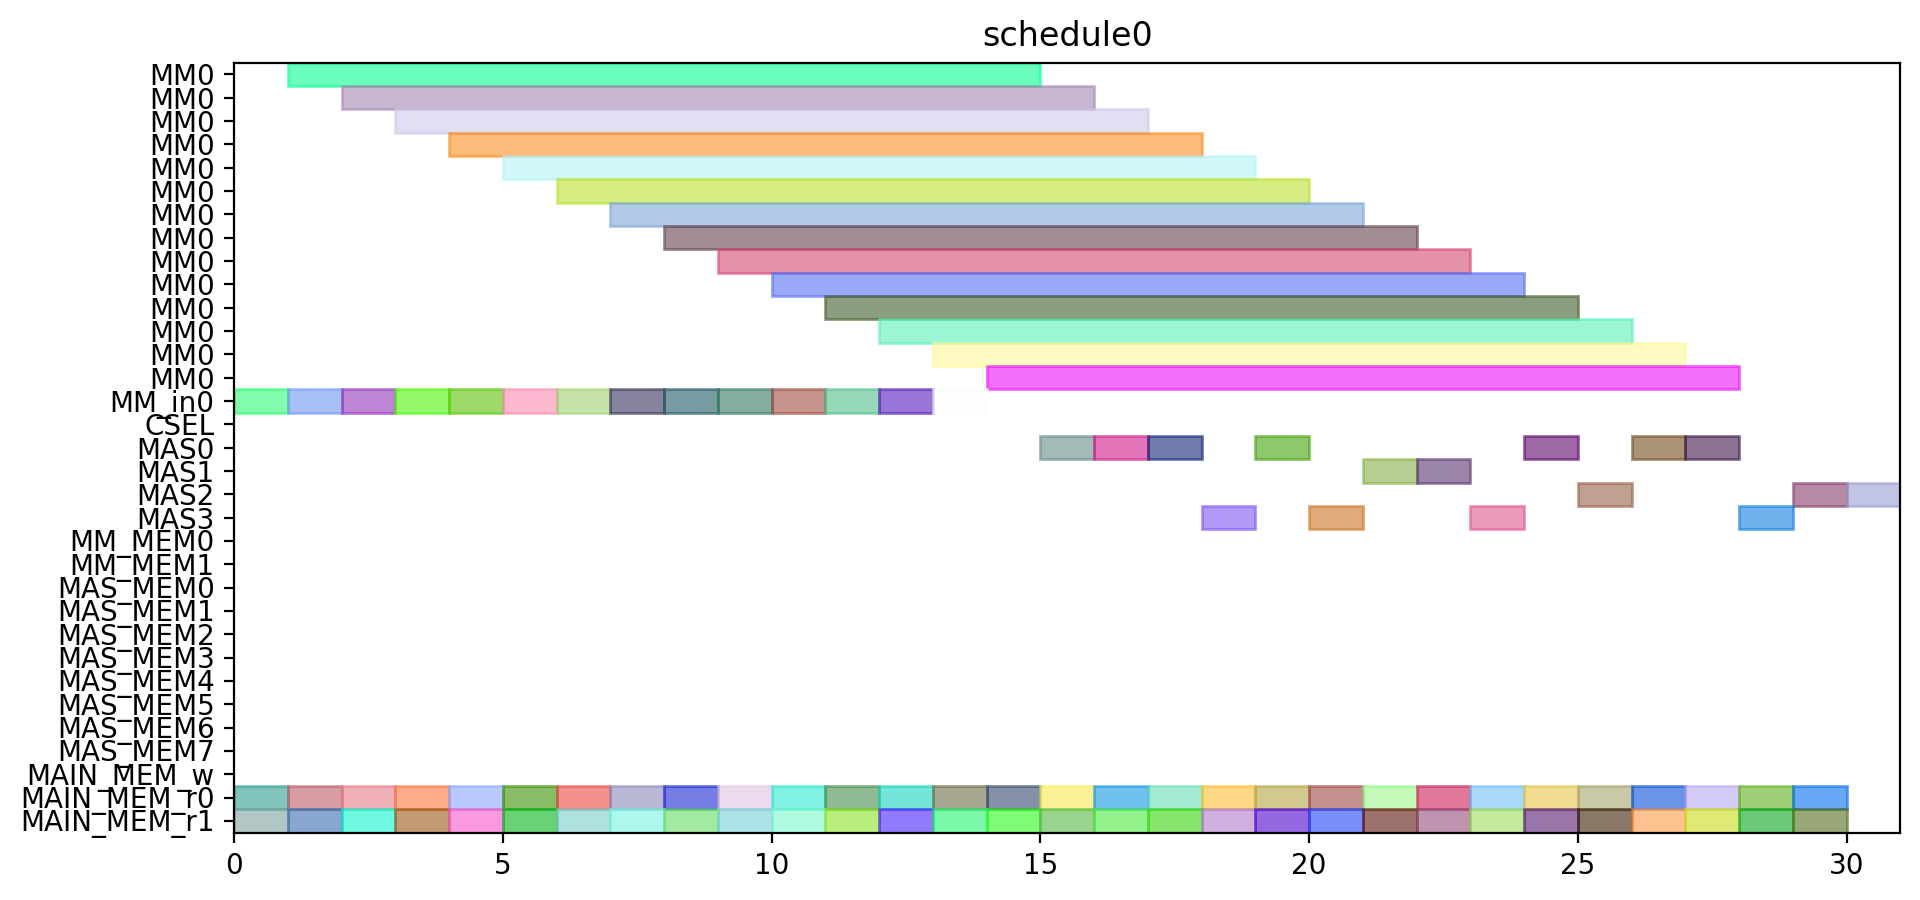

The Python source for this figure:
from pyschedule import Scenario, solvers, plotters, alt


def solve():
	horizon = 120
	S = Scenario("schedule0", horizon=horizon)

	# resource
	MM = S.Resources('MM', num=1, size=14)
	MM_in = S.Resources('MM_in', num=1)
	CSEL = S.Resource('CSEL')
	MAS = S.Resources('MAS', num=4, size=1, periods=range(1, horizon))
	MM_MEM = S.Resources('MM_MEM', num=2)
	MAS_MEM = S.Resources('MAS_MEM', num=8)
	MAIN_MEM_w = S.Resource('MAIN_MEM_w', size=1)
	MAIN_MEM_r = S.Resources('MAIN_MEM_r', num=2)

	# result of previous scheduling

	# new tasks
	t1_t0 = S.Task('t1_t0', length=14, delay_cost=1)
	t1_t0 += alt(MM)
	t1_t0_in = S.Task('t1_t0_in', length=1, delay_cost=1)
	t1_t0_in += alt(MM_in)
	S += t1_t0_in*MM_in[0]<=t1_t0*MM[0]
	t1_t0_mem0 = S.Task('t1_t0_mem0', length=1, delay_cost=1)
	t1_t0_mem0 += MAIN_MEM_r[0]
	S += t1_t0_mem0 <= t1_t0

	t1_t0_mem1 = S.Task('t1_t0_mem1', length=1, delay_cost=1)
	t1_t0_mem1 += MAIN_MEM_r[1]
	S += t1_t0_mem1 <= t1_t0

	t1_t1 = S.Task('t1_t1', length=14, delay_cost=1)
	t1_t1 += alt(MM)
	t1_t1_in = S.Task('t1_t1_in', length=1, delay_cost=1)
	t1_t1_in += alt(MM_in)
	S += t1_t1_in*MM_in[0]<=t1_t1*MM[0]
	t1_t1_mem0 = S.Task('t1_t1_mem0', length=1, delay_cost=1)
	t1_t1_mem0 += MAIN_MEM_r[0]
	S += t1_t1_mem0 <= t1_t1

	t1_t1_mem1 = S.Task('t1_t1_mem1', length=1, delay_cost=1)
	t1_t1_mem1 += MAIN_MEM_r[1]
	S += t1_t1_mem1 <= t1_t1

	t1_t2 = S.Task('t1_t2', length=1, delay_cost=1)
	t1_t2 += alt(MAS)
	t1_t2_mem0 = S.Task('t1_t2_mem0', length=1, delay_cost=1)
	t1_t2_mem0 += MAIN_MEM_r[0]
	S += t1_t2_mem0 <= t1_t2

	t1_t2_mem1 = S.Task('t1_t2_mem1', length=1, delay_cost=1)
	t1_t2_mem1 += MAIN_MEM_r[1]
	S += t1_t2_mem1 <= t1_t2

	t1_t3 = S.Task('t1_t3', length=1, delay_cost=1)
	t1_t3 += alt(MAS)
	t1_t3_mem0 = S.Task('t1_t3_mem0', length=1, delay_cost=1)
	t1_t3_mem0 += MAIN_MEM_r[0]
	S += t1_t3_mem0 <= t1_t3

	t1_t3_mem1 = S.Task('t1_t3_mem1', length=1, delay_cost=1)
	t1_t3_mem1 += MAIN_MEM_r[1]
	S += t1_t3_mem1 <= t1_t3

	t2_t0 = S.Task('t2_t0', length=14, delay_cost=1)
	t2_t0 += alt(MM)
	t2_t0_in = S.Task('t2_t0_in', length=1, delay_cost=1)
	t2_t0_in += alt(MM_in)
	S += t2_t0_in*MM_in[0]<=t2_t0*MM[0]
	t2_t0_mem0 = S.Task('t2_t0_mem0', length=1, delay_cost=1)
	t2_t0_mem0 += MAIN_MEM_r[0]
	S += t2_t0_mem0 <= t2_t0

	t2_t0_mem1 = S.Task('t2_t0_mem1', length=1, delay_cost=1)
	t2_t0_mem1 += MAIN_MEM_r[1]
	S += t2_t0_mem1 <= t2_t0

	t2_t1 = S.Task('t2_t1', length=14, delay_cost=1)
	t2_t1 += alt(MM)
	t2_t1_in = S.Task('t2_t1_in', length=1, delay_cost=1)
	t2_t1_in += alt(MM_in)
	S += t2_t1_in*MM_in[0]<=t2_t1*MM[0]
	t2_t1_mem0 = S.Task('t2_t1_mem0', length=1, delay_cost=1)
	t2_t1_mem0 += MAIN_MEM_r[0]
	S += t2_t1_mem0 <= t2_t1

	t2_t1_mem1 = S.Task('t2_t1_mem1', length=1, delay_cost=1)
	t2_t1_mem1 += MAIN_MEM_r[1]
	S += t2_t1_mem1 <= t2_t1

	t2_t2 = S.Task('t2_t2', length=1, delay_cost=1)
	t2_t2 += alt(MAS)
	t2_t2_mem0 = S.Task('t2_t2_mem0', length=1, delay_cost=1)
	t2_t2_mem0 += MAIN_MEM_r[0]
	S += t2_t2_mem0 <= t2_t2

	t2_t2_mem1 = S.Task('t2_t2_mem1', length=1, delay_cost=1)
	t2_t2_mem1 += MAIN_MEM_r[1]
	S += t2_t2_mem1 <= t2_t2

	t2_t3 = S.Task('t2_t3', length=1, delay_cost=1)
	t2_t3 += alt(MAS)
	t2_t3_mem0 = S.Task('t2_t3_mem0', length=1, delay_cost=1)
	t2_t3_mem0 += MAIN_MEM_r[0]
	S += t2_t3_mem0 <= t2_t3

	t2_t3_mem1 = S.Task('t2_t3_mem1', length=1, delay_cost=1)
	t2_t3_mem1 += MAIN_MEM_r[1]
	S += t2_t3_mem1 <= t2_t3

	t0_t0 = S.Task('t0_t0', length=14, delay_cost=1)
	t0_t0 += alt(MM)
	t0_t0_in = S.Task('t0_t0_in', length=1, delay_cost=1)
	t0_t0_in += alt(MM_in)
	S += t0_t0_in*MM_in[0]<=t0_t0*MM[0]
	t0_t0_mem0 = S.Task('t0_t0_mem0', length=1, delay_cost=1)
	t0_t0_mem0 += MAIN_MEM_r[0]
	S += t0_t0_mem0 <= t0_t0

	t0_t0_mem1 = S.Task('t0_t0_mem1', length=1, delay_cost=1)
	t0_t0_mem1 += MAIN_MEM_r[1]
	S += t0_t0_mem1 <= t0_t0

	t0_t1 = S.Task('t0_t1', length=14, delay_cost=1)
	t0_t1 += alt(MM)
	t0_t1_in = S.Task('t0_t1_in', length=1, delay_cost=1)
	t0_t1_in += alt(MM_in)
	S += t0_t1_in*MM_in[0]<=t0_t1*MM[0]
	t0_t1_mem0 = S.Task('t0_t1_mem0', length=1, delay_cost=1)
	t0_t1_mem0 += MAIN_MEM_r[0]
	S += t0_t1_mem0 <= t0_t1

	t0_t1_mem1 = S.Task('t0_t1_mem1', length=1, delay_cost=1)
	t0_t1_mem1 += MAIN_MEM_r[1]
	S += t0_t1_mem1 <= t0_t1

	t0_t2 = S.Task('t0_t2', length=1, delay_cost=1)
	t0_t2 += alt(MAS)
	t0_t2_mem0 = S.Task('t0_t2_mem0', length=1, delay_cost=1)
	t0_t2_mem0 += MAIN_MEM_r[0]
	S += t0_t2_mem0 <= t0_t2

	t0_t2_mem1 = S.Task('t0_t2_mem1', length=1, delay_cost=1)
	t0_t2_mem1 += MAIN_MEM_r[1]
	S += t0_t2_mem1 <= t0_t2

	t0_t3 = S.Task('t0_t3', length=1, delay_cost=1)
	t0_t3 += alt(MAS)
	t0_t3_mem0 = S.Task('t0_t3_mem0', length=1, delay_cost=1)
	t0_t3_mem0 += MAIN_MEM_r[0]
	S += t0_t3_mem0 <= t0_t3

	t0_t3_mem1 = S.Task('t0_t3_mem1', length=1, delay_cost=1)
	t0_t3_mem1 += MAIN_MEM_r[1]
	S += t0_t3_mem1 <= t0_t3

	t4_t0_t0 = S.Task('t4_t0_t0', length=14, delay_cost=1)
	t4_t0_t0 += alt(MM)
	t4_t0_t0_in = S.Task('t4_t0_t0_in', length=1, delay_cost=1)
	t4_t0_t0_in += alt(MM_in)
	S += t4_t0_t0_in*MM_in[0]<=t4_t0_t0*MM[0]
	t4_t0_t0_mem0 = S.Task('t4_t0_t0_mem0', length=1, delay_cost=1)
	t4_t0_t0_mem0 += MAIN_MEM_r[0]
	S += t4_t0_t0_mem0 <= t4_t0_t0

	t4_t0_t0_mem1 = S.Task('t4_t0_t0_mem1', length=1, delay_cost=1)
	t4_t0_t0_mem1 += MAIN_MEM_r[1]
	S += t4_t0_t0_mem1 <= t4_t0_t0

	t4_t0_t1 = S.Task('t4_t0_t1', length=14, delay_cost=1)
	t4_t0_t1 += alt(MM)
	t4_t0_t1_in = S.Task('t4_t0_t1_in', length=1, delay_cost=1)
	t4_t0_t1_in += alt(MM_in)
	S += t4_t0_t1_in*MM_in[0]<=t4_t0_t1*MM[0]
	t4_t0_t1_mem0 = S.Task('t4_t0_t1_mem0', length=1, delay_cost=1)
	t4_t0_t1_mem0 += MAIN_MEM_r[0]
	S += t4_t0_t1_mem0 <= t4_t0_t1

	t4_t0_t1_mem1 = S.Task('t4_t0_t1_mem1', length=1, delay_cost=1)
	t4_t0_t1_mem1 += MAIN_MEM_r[1]
	S += t4_t0_t1_mem1 <= t4_t0_t1

	t4_t0_t2 = S.Task('t4_t0_t2', length=1, delay_cost=1)
	t4_t0_t2 += alt(MAS)
	t4_t0_t2_mem0 = S.Task('t4_t0_t2_mem0', length=1, delay_cost=1)
	t4_t0_t2_mem0 += MAIN_MEM_r[0]
	S += t4_t0_t2_mem0 <= t4_t0_t2

	t4_t0_t2_mem1 = S.Task('t4_t0_t2_mem1', length=1, delay_cost=1)
	t4_t0_t2_mem1 += MAIN_MEM_r[1]
	S += t4_t0_t2_mem1 <= t4_t0_t2

	t4_t0_t3 = S.Task('t4_t0_t3', length=1, delay_cost=1)
	t4_t0_t3 += alt(MAS)
	t4_t0_t3_mem0 = S.Task('t4_t0_t3_mem0', length=1, delay_cost=1)
	t4_t0_t3_mem0 += MAIN_MEM_r[0]
	S += t4_t0_t3_mem0 <= t4_t0_t3

	t4_t0_t3_mem1 = S.Task('t4_t0_t3_mem1', length=1, delay_cost=1)
	t4_t0_t3_mem1 += MAIN_MEM_r[1]
	S += t4_t0_t3_mem1 <= t4_t0_t3

	t4_t1_t0 = S.Task('t4_t1_t0', length=14, delay_cost=1)
	t4_t1_t0 += alt(MM)
	t4_t1_t0_in = S.Task('t4_t1_t0_in', length=1, delay_cost=1)
	t4_t1_t0_in += alt(MM_in)
	S += t4_t1_t0_in*MM_in[0]<=t4_t1_t0*MM[0]
	t4_t1_t0_mem0 = S.Task('t4_t1_t0_mem0', length=1, delay_cost=1)
	t4_t1_t0_mem0 += MAIN_MEM_r[0]
	S += t4_t1_t0_mem0 <= t4_t1_t0

	t4_t1_t0_mem1 = S.Task('t4_t1_t0_mem1', length=1, delay_cost=1)
	t4_t1_t0_mem1 += MAIN_MEM_r[1]
	S += t4_t1_t0_mem1 <= t4_t1_t0

	t4_t1_t1 = S.Task('t4_t1_t1', length=14, delay_cost=1)
	t4_t1_t1 += alt(MM)
	t4_t1_t1_in = S.Task('t4_t1_t1_in', length=1, delay_cost=1)
	t4_t1_t1_in += alt(MM_in)
	S += t4_t1_t1_in*MM_in[0]<=t4_t1_t1*MM[0]
	t4_t1_t1_mem0 = S.Task('t4_t1_t1_mem0', length=1, delay_cost=1)
	t4_t1_t1_mem0 += MAIN_MEM_r[0]
	S += t4_t1_t1_mem0 <= t4_t1_t1

	t4_t1_t1_mem1 = S.Task('t4_t1_t1_mem1', length=1, delay_cost=1)
	t4_t1_t1_mem1 += MAIN_MEM_r[1]
	S += t4_t1_t1_mem1 <= t4_t1_t1

	t4_t1_t2 = S.Task('t4_t1_t2', length=1, delay_cost=1)
	t4_t1_t2 += alt(MAS)
	t4_t1_t2_mem0 = S.Task('t4_t1_t2_mem0', length=1, delay_cost=1)
	t4_t1_t2_mem0 += MAIN_MEM_r[0]
	S += t4_t1_t2_mem0 <= t4_t1_t2

	t4_t1_t2_mem1 = S.Task('t4_t1_t2_mem1', length=1, delay_cost=1)
	t4_t1_t2_mem1 += MAIN_MEM_r[1]
	S += t4_t1_t2_mem1 <= t4_t1_t2

	t4_t1_t3 = S.Task('t4_t1_t3', length=1, delay_cost=1)
	t4_t1_t3 += alt(MAS)
	t4_t1_t3_mem0 = S.Task('t4_t1_t3_mem0', length=1, delay_cost=1)
	t4_t1_t3_mem0 += MAIN_MEM_r[0]
	S += t4_t1_t3_mem0 <= t4_t1_t3

	t4_t1_t3_mem1 = S.Task('t4_t1_t3_mem1', length=1, delay_cost=1)
	t4_t1_t3_mem1 += MAIN_MEM_r[1]
	S += t4_t1_t3_mem1 <= t4_t1_t3

	t4_t2_t0 = S.Task('t4_t2_t0', length=14, delay_cost=1)
	t4_t2_t0 += alt(MM)
	t4_t2_t0_in = S.Task('t4_t2_t0_in', length=1, delay_cost=1)
	t4_t2_t0_in += alt(MM_in)
	S += t4_t2_t0_in*MM_in[0]<=t4_t2_t0*MM[0]
	t4_t2_t0_mem0 = S.Task('t4_t2_t0_mem0', length=1, delay_cost=1)
	t4_t2_t0_mem0 += MAIN_MEM_r[0]
	S += t4_t2_t0_mem0 <= t4_t2_t0

	t4_t2_t0_mem1 = S.Task('t4_t2_t0_mem1', length=1, delay_cost=1)
	t4_t2_t0_mem1 += MAIN_MEM_r[1]
	S += t4_t2_t0_mem1 <= t4_t2_t0

	t4_t2_t1 = S.Task('t4_t2_t1', length=14, delay_cost=1)
	t4_t2_t1 += alt(MM)
	t4_t2_t1_in = S.Task('t4_t2_t1_in', length=1, delay_cost=1)
	t4_t2_t1_in += alt(MM_in)
	S += t4_t2_t1_in*MM_in[0]<=t4_t2_t1*MM[0]
	t4_t2_t1_mem0 = S.Task('t4_t2_t1_mem0', length=1, delay_cost=1)
	t4_t2_t1_mem0 += MAIN_MEM_r[0]
	S += t4_t2_t1_mem0 <= t4_t2_t1

	t4_t2_t1_mem1 = S.Task('t4_t2_t1_mem1', length=1, delay_cost=1)
	t4_t2_t1_mem1 += MAIN_MEM_r[1]
	S += t4_t2_t1_mem1 <= t4_t2_t1

	t4_t2_t2 = S.Task('t4_t2_t2', length=1, delay_cost=1)
	t4_t2_t2 += alt(MAS)
	t4_t2_t2_mem0 = S.Task('t4_t2_t2_mem0', length=1, delay_cost=1)
	t4_t2_t2_mem0 += MAIN_MEM_r[0]
	S += t4_t2_t2_mem0 <= t4_t2_t2

	t4_t2_t2_mem1 = S.Task('t4_t2_t2_mem1', length=1, delay_cost=1)
	t4_t2_t2_mem1 += MAIN_MEM_r[1]
	S += t4_t2_t2_mem1 <= t4_t2_t2

	t4_t2_t3 = S.Task('t4_t2_t3', length=1, delay_cost=1)
	t4_t2_t3 += alt(MAS)
	t4_t2_t3_mem0 = S.Task('t4_t2_t3_mem0', length=1, delay_cost=1)
	t4_t2_t3_mem0 += MAIN_MEM_r[0]
	S += t4_t2_t3_mem0 <= t4_t2_t3

	t4_t2_t3_mem1 = S.Task('t4_t2_t3_mem1', length=1, delay_cost=1)
	t4_t2_t3_mem1 += MAIN_MEM_r[1]
	S += t4_t2_t3_mem1 <= t4_t2_t3

	t4_t40 = S.Task('t4_t40', length=1, delay_cost=1)
	t4_t40 += alt(MAS)
	t4_t40_mem0 = S.Task('t4_t40_mem0', length=1, delay_cost=1)
	t4_t40_mem0 += MAIN_MEM_r[0]
	S += t4_t40_mem0 <= t4_t40

	t4_t40_mem1 = S.Task('t4_t40_mem1', length=1, delay_cost=1)
	t4_t40_mem1 += MAIN_MEM_r[1]
	S += t4_t40_mem1 <= t4_t40

	t4_t41 = S.Task('t4_t41', length=1, delay_cost=1)
	t4_t41 += alt(MAS)
	t4_t41_mem0 = S.Task('t4_t41_mem0', length=1, delay_cost=1)
	t4_t41_mem0 += MAIN_MEM_r[0]
	S += t4_t41_mem0 <= t4_t41

	t4_t41_mem1 = S.Task('t4_t41_mem1', length=1, delay_cost=1)
	t4_t41_mem1 += MAIN_MEM_r[1]
	S += t4_t41_mem1 <= t4_t41

	t4_t50 = S.Task('t4_t50', length=1, delay_cost=1)
	t4_t50 += alt(MAS)
	t4_t50_mem0 = S.Task('t4_t50_mem0', length=1, delay_cost=1)
	t4_t50_mem0 += MAIN_MEM_r[0]
	S += t4_t50_mem0 <= t4_t50

	t4_t50_mem1 = S.Task('t4_t50_mem1', length=1, delay_cost=1)
	t4_t50_mem1 += MAIN_MEM_r[1]
	S += t4_t50_mem1 <= t4_t50

	t4_t51 = S.Task('t4_t51', length=1, delay_cost=1)
	t4_t51 += alt(MAS)
	t4_t51_mem0 = S.Task('t4_t51_mem0', length=1, delay_cost=1)
	t4_t51_mem0 += MAIN_MEM_r[0]
	S += t4_t51_mem0 <= t4_t51

	t4_t51_mem1 = S.Task('t4_t51_mem1', length=1, delay_cost=1)
	t4_t51_mem1 += MAIN_MEM_r[1]
	S += t4_t51_mem1 <= t4_t51

	t4_t8_t0 = S.Task('t4_t8_t0', length=14, delay_cost=1)
	t4_t8_t0 += alt(MM)
	t4_t8_t0_in = S.Task('t4_t8_t0_in', length=1, delay_cost=1)
	t4_t8_t0_in += alt(MM_in)
	S += t4_t8_t0_in*MM_in[0]<=t4_t8_t0*MM[0]
	t4_t8_t0_mem0 = S.Task('t4_t8_t0_mem0', length=1, delay_cost=1)
	t4_t8_t0_mem0 += MAIN_MEM_r[0]
	S += t4_t8_t0_mem0 <= t4_t8_t0

	t4_t8_t0_mem1 = S.Task('t4_t8_t0_mem1', length=1, delay_cost=1)
	t4_t8_t0_mem1 += MAIN_MEM_r[1]
	S += t4_t8_t0_mem1 <= t4_t8_t0

	t4_t8_t1 = S.Task('t4_t8_t1', length=14, delay_cost=1)
	t4_t8_t1 += alt(MM)
	t4_t8_t1_in = S.Task('t4_t8_t1_in', length=1, delay_cost=1)
	t4_t8_t1_in += alt(MM_in)
	S += t4_t8_t1_in*MM_in[0]<=t4_t8_t1*MM[0]
	t4_t8_t1_mem0 = S.Task('t4_t8_t1_mem0', length=1, delay_cost=1)
	t4_t8_t1_mem0 += MAIN_MEM_r[0]
	S += t4_t8_t1_mem0 <= t4_t8_t1

	t4_t8_t1_mem1 = S.Task('t4_t8_t1_mem1', length=1, delay_cost=1)
	t4_t8_t1_mem1 += MAIN_MEM_r[1]
	S += t4_t8_t1_mem1 <= t4_t8_t1

	solvers.mip.solve(S,msg=1,kind='CPLEX',ratio_gap=1.01)

	solution = [['hoge']*len(S.solution()[1]) for i in range(len(S.solution()))]
	for i in range(len(S.solution())):
		for j in range(len(S.solution()[i])):
			solution[i][j]=str(S.solution()[i][j])
	print(solution)

	cycles = int(solution[-1][3])

	pic_file_name = "/home/mfukuda/ABE/multiRAM_multiMAS_16mux/scheduling_result/stage14MM1_stage1MAS4/SPARSE/schedule0.png"
	if(S.solution() != []):
		plotters.matplotlib.plot(S,img_filename=pic_file_name, show_task_labels=False, fig_size=(cycles*0.25+3, 5))

	return solution
